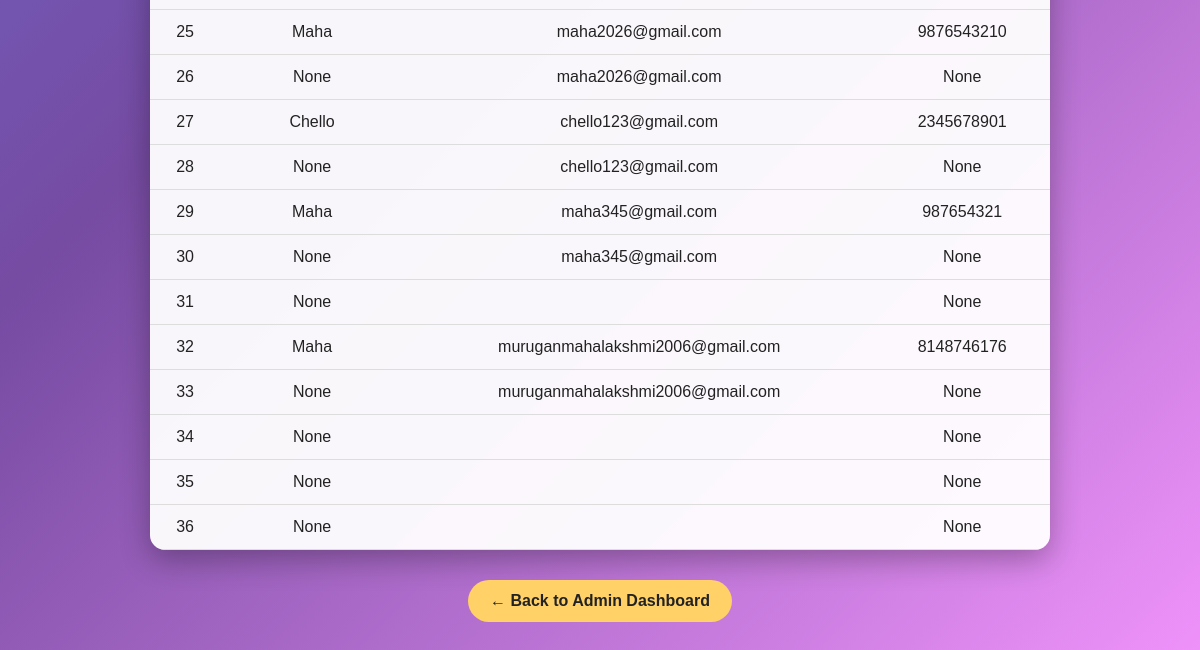
/users (lower part), run on an earlier commit of the app's database.
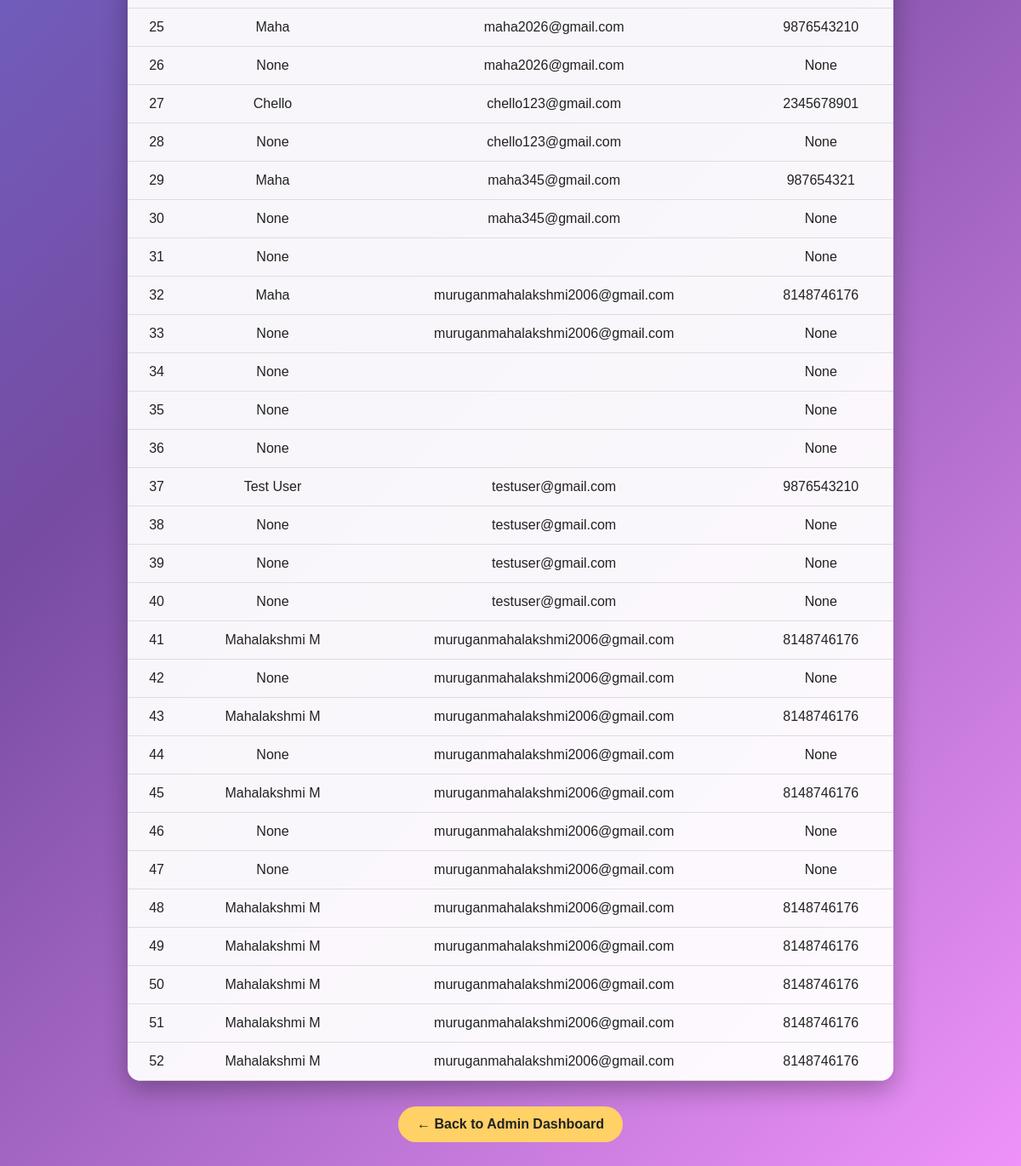
And on a later commit of the database.
### tables this page shows
CREATE TABLE users(
    id INTEGER PRIMARY KEY AUTOINCREMENT,
    name TEXT,
    email TEXT,
    phone TEXT,
    password TEXT
);

### app.py (the view)
@app.route("/users")
def users():
    conn = sqlite3.connect(DATABASE)
    cursor = conn.cursor()
    cursor.execute("SELECT * FROM users")
    users = cursor.fetchall()
    conn.close()
    return render_template(
        "users.html",
        users=users
    )

### templates/users.html (shortened to what this page needs)
<!DOCTYPE html>
<html>
<head>
</head>
<body>
<div class="container">
    <table>
        {% for user in users %}
        <tr>
            <td>{{ user[0] }}</td>
            <td>{{ user[1] }}</td>
            <td>{{ user[2] }}</td>
            <td>{{ user[3] }}</td>
        </tr>
        {% endfor %}
    </table>
    <a class="back" href="/admin_dashboard">
        ← Back to Admin Dashboard
    </a>
</div>
</body>
</html>

What changed in the data, as far as the page shows it:
added users: id "37", name "Test User", email "testuser@gmail.com", phone "9876543210"
added users: id "38", user "None", email "testuser@gmail.com"
added users: id "39", user "None", email "testuser@gmail.com"
added users: id "40", user "None", email "testuser@gmail.com"
added users: id "41", name "Mahalakshmi M", email "muruganmahalakshmi2006@gmail.com", phone "8148746176"
added users: id "42", user "None", email "muruganmahalakshmi2006@gmail.com"
added users: id "43", name "Mahalakshmi M", email "muruganmahalakshmi2006@gmail.com", phone "8148746176"
added users: id "44", user "None", email "muruganmahalakshmi2006@gmail.com"
added users: id "45", name "Mahalakshmi M", email "muruganmahalakshmi2006@gmail.com", phone "8148746176"
added users: id "46", user "None", email "muruganmahalakshmi2006@gmail.com"
added users: id "47", user "None", email "muruganmahalakshmi2006@gmail.com"
added users: id "48", name "Mahalakshmi M", email "muruganmahalakshmi2006@gmail.com", phone "8148746176"
added users: id "49", name "Mahalakshmi M", email "muruganmahalakshmi2006@gmail.com", phone "8148746176"
added users: id "50", name "Mahalakshmi M", email "muruganmahalakshmi2006@gmail.com", phone "8148746176"
added users: id "51", name "Mahalakshmi M", email "muruganmahalakshmi2006@gmail.com", phone "8148746176"
added users: id "52", name "Mahalakshmi M", email "muruganmahalakshmi2006@gmail.com", phone "8148746176"
